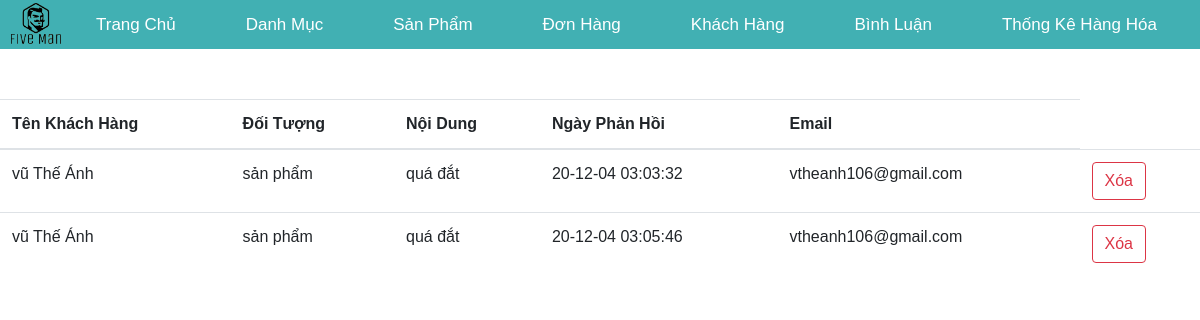
Page /module/controller/feedback.php (signed in) on the committed database.
### tables this page shows
CREATE TABLE `feetback` (
  `id` int(11) NOT NULL,
  `name` varchar(50) NOT NULL,
  `subject` varchar(50) NOT NULL,
  `deltal` text NOT NULL,
  `ngayfeetback` text NOT NULL,
  `email` varchar(50) DEFAULT NULL
);

### module/model/database.php (called while the page is built, shortened)
<?php
    function getConnection(){
        $host='localhost';
        $dbname='laptop1';
        $username='root';
        $password='';
        $options = array(PDO::MYSQL_ATTR_INIT_COMMAND => "SET NAMES utf8",
        PDO::ATTR_ERRMODE => PDO::ERRMODE_EXCEPTION);
        $dbh=new PDO('mysql:host='.$host.';
            dbname='.$dbname,$username,$password,$options);
        return $dbh;
    }
    function query($sql)
    {
        $connect=getConnection();
        $result=$connect->query($sql);
        return $result;
    }
?>

### module/model/feetback.php (called while the page is built, shortened)
<?php
    include_once('database.php');
    function getAllFeetback()
    {
        $sql="SELECT * from feetback";
        return query($sql);
    }
?>

### module/view/feetback/feetback.php (the view, shortened to what this page needs)
<!DOCTYPE html>
<html lang="en">
<head>
<body>
<?php
    include_once '../controller/index.php';
?>
<center>
    <table class = "table table-hover">
        <thead>
            <tr>
                <th>Tên Khách Hàng</th>
                <th>Đối Tượng</th>
                <th>Nội Dung</th>
                <th>Ngày Phản Hồi</th>
                <th>Email</th>
            </tr>
        </thead>
        <tbody>
        <?php
            foreach ($feetbacks as $feetback){
                echo'<tr>
                        <td>'.$feetback['name'].'</td>
                        <td>'.$feetback['subject'].'</td>
                        <td>'.$feetback['deltal'].'</td>
                        <td>'.$feetback['ngayfeetback'].'</td>
                        <td>'.$feetback['email'].'</td>
                        <td>
                        <a href="feetback.php?ctrl=feetback&act=delete&id='.$feetback['id'].'"><button type="button" class="btn btn-outline-danger">Xóa</button></a>
                        </td>
                    </tr>';
            }
        ?>
        </tbody>
    </table>
</center>
</body>
</html>

### public/css/Style4.css (style rules this page uses)
* { margin:0px; padding:0px; font-family:Arial, Helvetica, sans-serif; }

### rows in the picture
feetback: name "vũ Thế Ánh", subject "sản phẩm", deltal "quá đắt", ngayfeetback "20-12-04 03:03:32", email "vtheanh106@gmail.com"
feetback: name "vũ Thế Ánh", subject "sản phẩm", deltal "quá đắt", ngayfeetback "20-12-04 03:05:46", email "vtheanh106@gmail.com"
